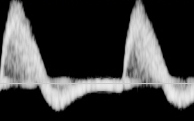
%> input picture DS-ML/SoundlessHonkingSystem-projects/USG/a1.jpg, 194 x 121 px
$ octave aht_sparse_up.m   (GNU Octave 9; MATLAB toolbox functions it lacks are replaced by stand-ins)
%> lines starting %> are read from the running program, lines starting %| are printed output that depends on the picture
clc;
clear all;
close all;

% read the input.this time it is fft image
[filename, pathname] = uigetfile({'*.jpg;*.tif;*.png;*.gif','All Image Files';'*.*','All Files' },...
'Pick a file','C:\Users\Arvind Srivastav\Desktop\VLSI SU\+ USG');
%> the answer given: a1.jpg
path = fullfile(pathname,filename);
a0 = imread(path);
%> a0 is the input picture: size 121x194x3 uint8; mean R, G, B 63.1, 63.1, 63.1

%convert to single layer matrix
[rows, cols, layers] = size(a0);
%> rows = 121; cols = 194; layers = 3
if layers ==3
    a0 = rgb2gray(a0);
%> a0: size 121x194 uint8
end
figure('Name','Original Image')
imshow(a0)

a1 = ifft(a0);    % raw data generated.
% figure('Name','Raw Image')
% imshow(a1)
N =rows;
%> N = 121
k = 1:1:rows;                       %  k denotes frequency
%> k = 121 values from 1 to 121

% Quadrature basis functions
bi = zeros(rows);
bq = zeros(rows);
for j = 1:rows                  % j denotes time in discrete
   bi(j,:) = sign(cos(2*(pi/N).*j.*k));
   bq(j,:) = sign(sin(2*(pi/N).*j.*k));
end
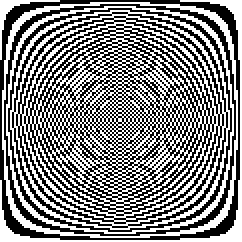
%> bi: size 121x121 double (shown 2 times larger); values -1 (black) and 1 (white), 50.4% white; black in thin lines or dots
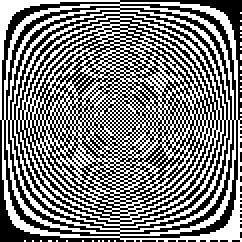
%> bq: size 121x121 double (shown 2 times larger); values -1 (black) and 1 (white), 49.5% white in thin lines or dots

% Projection onto the basis functions
yi = zeros(rows,cols);
yq = zeros(rows,cols);

% PARAMETERS
n = 5;   % sparse points 2n+1
m = 2;   % spacing between the cells
thr = 70; % thresold for the boundry
fc = m*n+1;  % choosing as starting point
top_lim = m*n+1 ; % uppermost value the window can attain without overflow.
bot_lim = N - m*n;   % bottom limit
%> bot_lim = 111
Z = zeros(1,cols);    % feature output matrix

% Feature matrix generation
for c=1:cols
    for k=(fc-n*m):m:(fc+n*m)
    % code for coefficients at the window
        for j = 1:rows
            yi(k,c) = yi(k,c) + a1(j,c)*bi(j,k);
            yq(k,c) = yq(k,c) + a1(j,c)*bq(j,k);
        end
    end

    y = yi + 1i*yq;                       % inphase + i*quad phase
    y_abs = abs(y);
    % compare with thresold
    bool = zeros(2*n+1,1);
    for k=(fc-n*m):m:(fc+n*m)
       bool((k-fc)/m +n+1) = (abs(y(k,c)) > thr);

    end

    if all(bool==1)
        i =0;
        while i<=n;
           if fc-(n-i)*m >=top_lim
               fc = fc-(n-i)*m;
               break;
           else
               i = i+1;
           end
        end

    elseif all(bool==0)
        i=0;
         while i<=n;
           if fc+(n-i)*m <=bot_lim
               fc = fc+(n-i)*m;
               break;
           else
               i = i+1;
           end
        end

    elseif any(bool==1)
        for k=n*2+1:-1:1
            if bool(k)==1
                continue
            elseif bool(k) ==0
                Z(c) = fc-m*n+m*(k+1);                 % the index for the upper feature
                fc =  fc -m*n+m*k;
                break;                             %test case for error
            end
        end

    end

end
%> this loop made 194 passes
%> pass 1, `y_abs = abs(y);`:
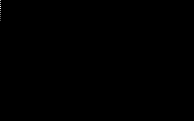
%> y_abs: size 121x194 double; min 0, max 63.92, mean 0; drawn with min black and max white
%> after the loop, Z = 194 values, max 33 at index 43, min 0 at index 1, mean 24.53; bool = [0; 0; 0; 0; 0; 1; 1; 1; 1; 1; 1]; fc = 19

figure('Name','Multiplied Output')
imshow(yi)
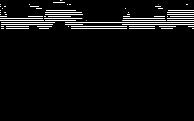
%> displayed picture: size 121x194, on the screen's scale of 0 to 255; min 0, max 255, mean 13.5
figure('Name','Feature Matrix')
plot(Z(:))
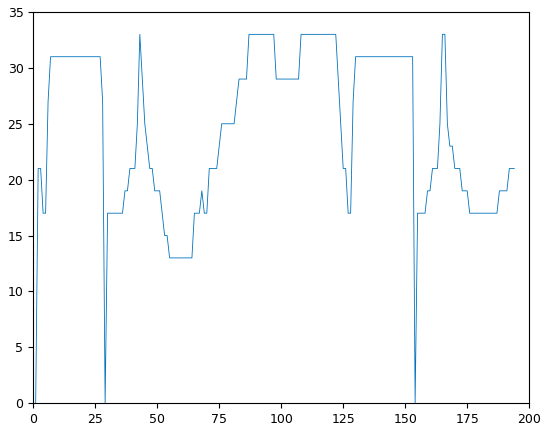
%> figure redrawn from the program's plot data; curve peaks at x = 43, y = 33
